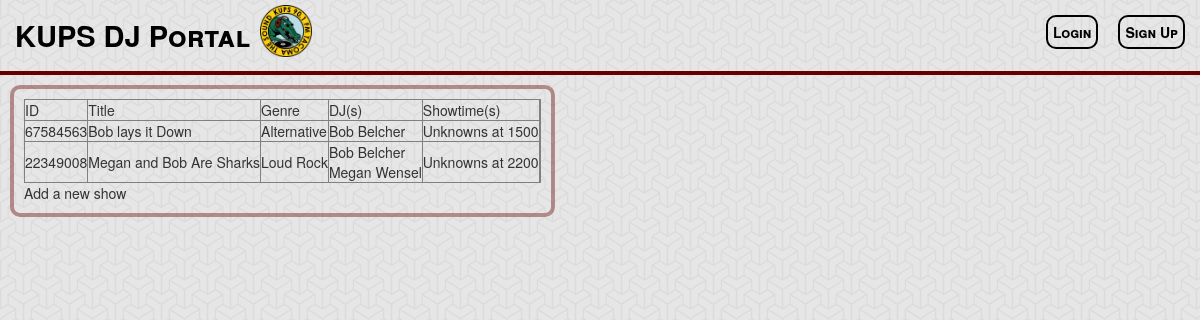
The page /manage-shows.php on the database its author committed.
### tables this page shows
CREATE TABLE IF NOT EXISTS radioShow (
	showid INT NOT NULL,
	genre VARCHAR(20),
	title VARCHAR(40),
	PRIMARY KEY (showid)
);

CREATE TABLE IF NOT EXISTS dj (
	email VARCHAR(30),
	showid INT,
	PRIMARY KEY (email, showid),
	FOREIGN KEY (email) REFERENCES user(email)
		ON DELETE CASCADE,
	FOREIGN KEY (showid) REFERENCES radioShow(showid)
		ON DELETE CASCADE
);

CREATE TABLE IF NOT EXISTS user (
	name VARCHAR(20) NOT NULL,
	admin TINYINT(2) DEFAULT 0,
	password VARCHAR(20) NOT NULL,
	email VARCHAR(30) NOT NULL,
	PRIMARY KEY (email)
);

CREATE TABLE IF NOT EXISTS showInstance (
	showid INT,
	weekday VARCHAR(10),
	time VARCHAR(10),
	PRIMARY KEY (showid, weekday, time),
	FOREIGN KEY (showid) REFERENCES radioShow(showid)
		ON DELETE CASCADE
);

### manage-shows.php (called while the page is built, shortened)
<?php
include '_session.php';
?>
	<?php include '_header.php'; ?>
	<?php include '_display-shows.php';?>

### _session.php (called while the page is built, shortened)
<?php
if (isset($_SESSION["loggedin"])) {
	$loggedin = true;
}
else {
	$loggedin = false;
}
?>

### _helpers.php (called while the page is built, shortened)
<?php
function get_genre($shortform) {
	if ($shortform == 'alt') {
		return "Alternative";
	}
	else if ($shortform == 'hip') {
		return "Hip Hop";
	}
	else if ($shortform == 'loud') {
		return "Loud Rock";
	}
}
function get_weekday($shortform) {
	if ($shortform == 'Mon') {
		return "Monday";
	}
	else if ($shortform == 'Tue') {
		return "Tuesday";
	}
	else if ($shortform == 'Wed') {
		return "Wednesday";
	}
	else if ($shortform == 'Thu') {
		return "Thursday";
	}
	else if ($shortform == 'Fri') {
		return "Friday";
	}
	else if ($shortform == 'Sat') {
		return "Saturday";
	}
	else if ($shortform == 'Sun') {
		return "Sunday";
	}
	else {
		return "Unknown";
	}
}
?>

### _display-shows.php (the view, shortened to what this page needs)
<?php
include '_helpers.php';
echo "<div class='content left-float'>";
	try
	{
		$db = new PDO("mysql:dbname=soundpod", 'root');
		$db -> setAttribute(PDO::ATTR_ERRMODE, PDO::ERRMODE_EXCEPTION);
		echo '<table border="1">';
		echo '<tr><td>ID</td><td>Title</td><td>Genre</td><td>DJ(s)</td><td>Showtime(s)</td><td></td></tr>';
		$shows = $db -> query ("SELECT * FROM radioShow ORDER BY genre, showid");
		foreach ($shows as $show)
		{
			$showid = $show['showid'];
			$title = $show['title'];
			$genre = get_genre($show['genre']);
			echo "<tr><td>".$showid."</td>";
			echo "<td>".$title."</td>";
			echo "<td>".$genre."</td>";
			$djs = $db -> query ("SELECT * FROM user NATURAL JOIN dj WHERE showid=$showid ORDER BY name");
			echo "<td>";
			foreach ($djs as $dj) {
				$n = $dj['name'];
				echo "$n<br />";
			}
			echo "</td>";
			$showtimes = $db -> query ("SELECT * FROM showInstance WHERE showid=$showid");
			echo "<td>";
			foreach ($showtimes as $showtime) {
				$day = get_weekday($showtime['weekday']);
				$time = $showtime['time'];
				echo $day."s at ";
				echo $time;
				echo "<br />";
			}
			echo "</td>";
			echo "</tr>";
		}
		echo "</table>";
		echo "<a href='/add-show.php'>Add a new show</a>";
	}
	catch(PDOException $e) {
		print 'Exception : '.$e -> getMessage();
	}
echo "</div>";
?>

### _header.php (shortened to what this page needs)
<!DOCTYPE html>
<html>
<head>
	<link rel="stylesheet" href="https://maxcdn.bootstrapcdn.com/bootstrap/3.3.4/css/bootstrap.min.css">
	<link rel="stylesheet" href="/assets/stylesheets/screen.css">
		<link rel="stylesheet" href="/assets/stylesheets/datepicker.css">
</head>
<body>
<div id="header">
	<a href="<?php if ($loggedin) { echo '/index.php'; } else { echo '/index.php'; } ?>">
		<p>KUPS DJ Portal</p>
		<img src="/assets/images/kups.png" alt="Sound Pod" class="left-float" style="height:52px">
	</a>
	<?php if ($loggedin) { ?>
		<a class="nav-button" id="logout" href="/_logout.php">Logout</a>
		<a class="nav-button" id="forums" href="/forums.php">Forums</a>
		<a class="nav-button" id="shows" href="/manage-shows.php">Shows</a>
		<a class="nav-button" id="sub-requests" href="/substitutions.php">Sub Requests</a>
		<?php
		if ($_SESSION["admin"] == 1) { ?>
			<a class="nav-button" id="manage" href="/manage-users.php">Manage Users</a>
		<?php }
	}
	else { ?>
		<a class="nav-button" id="sign-up" href="/sign-up.php">Sign Up</a>
		<a class="nav-button" id="login" href="/login.php">Login</a>
	<?php } ?>
</div>

### assets/stylesheets/screen.css (style rules this page uses)
div#header { padding: 5px; display: block; border-bottom: 4px solid #660000; overflow: auto; color: black; }
div#header p { float: left; display: inline-block; font-variant: small-caps; font-size: 29px; margin: 10px; font-weight: bold; }
div#header .nav-button { float: left; display: inline-block; margin: 10px; float: right; }
div#header #logout, div#header #login, div#header #my-account, div#header #manage { float: right; }
body { background: #ffffff url("/assets/images/background/escheresque.png") repeat left top; }
a { text-decoration: none; }
a:link, a:visited, a:hover, a:active { color: inherit; }
.content { border: 4px solid rgba(102, 0, 0, 0.4); -webkit-border-radius: 10px; -moz-border-radius: 10px; -ms-border-radius: 10px; border-radius: 10px; margin: 10px; padding: 10px; }
.left-float { float: left; }
.nav-button { font-variant: small-caps; font-weight: bold; text-align: center; text-decoration: none; border: 2px solid; -webkit-border-radius: 10px; -moz-border-radius: 10px; -ms-border-radius: 10px; border-radius: 10px; padding: 5px; margin: 10px 0; }
.nav-button:link, .nav-button:visited { color: black; border-color: black; background: transparent; }

### rows shown on the page
radioshow: showid "67584563", title "Bob lays it Down", genre "Alternative"
dj: email.name "Bob Belcher"
showinstance: weekday "Unknown", time "1500"
radioshow: showid "22349008", title "Megan and Bob Are Sharks", genre "Loud Rock"
dj: email.name "Bob Belcher"
dj: email.name "Megan Wensel"
showinstance: weekday "Unknown", time "2200"
